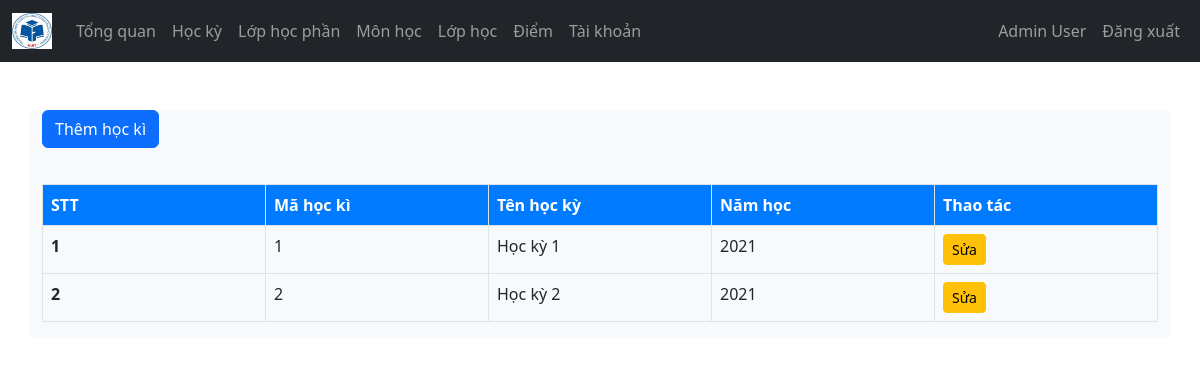
The page /Admin/hocky.php (signed in) on the database its author committed.
### tables this page shows
CREATE TABLE `users` (
  `id_user` varchar(10) NOT NULL,
  `password` varchar(255) NOT NULL,
  `role` varchar(50) NOT NULL CHECK (`role` in ('admin','teacher','student')),
  `ten` varchar(100) DEFAULT NULL,
  `email` varchar(100) DEFAULT NULL,
  `gioi_tinh` varchar(5) DEFAULT NULL,
  `ngay_sinh` date DEFAULT NULL,
  `dia_chi` text DEFAULT NULL,
  `hinh_the` varchar(200) DEFAULT 'undraw_profile.svg',
  `ma_lop` int(11) DEFAULT NULL,
  `khoa` varchar(50) DEFAULT NULL,
  `otp` varchar(10) DEFAULT NULL,
  `otp_verified` tinyint(1) DEFAULT 0
);

CREATE TABLE `hocky` (
  `id_hk` int(11) NOT NULL,
  `ten_hk` varchar(100) NOT NULL,
  `Nam_hoc` int(11) NOT NULL
);

### controller/admin_ctl.php (called while the page is built, shortened)
<?php
$user = $_SESSION['id_user'] ?? null;
function getAdminInfo($user, $conn) {
    $sql = "SELECT * FROM users WHERE id_user = ? AND role = 'admin'";
    $stmt = $conn->prepare($sql);
    $stmt->execute([$user]);
    return $stmt->fetch(PDO::FETCH_ASSOC);
}
function getHocKy($conn) {
    $sql = "SELECT id_hk, ten_hk, Nam_hoc FROM hocky";
    $stmt = $conn->prepare($sql);
    $stmt->execute();
    return $stmt->fetchAll(PDO::FETCH_ASSOC);
}

### Admin/hocky.php (the view, shortened to what this page needs)
<?php
if ( isset($_SESSION['id_user'])  && $_SESSION['role'] == 'admin' ) {
  include "../controller/admin_ctl.php";
$admin = getAdminInfo($user, $conn);
$hocky = getHocKy($conn);
?>
<!DOCTYPE html>
    <html lang="en">
    <head>
      <link rel="stylesheet" href="https://cdn.jsdelivr.net/npm/bootstrap@5.2.0/dist/css/bootstrap.min.css">
      <link rel="stylesheet" href="../css/style1.css">
      <link rel="stylesheet" href="https://cdnjs.cloudflare.com/ajax/libs/font-awesome/4.7.0/css/font-awesome.min.css">
    </head>
    <body>
<?php
            include "navbar.php";
?>
    <?php
      if ($hocky != 0) {
      ?>
       <div class="container mt-5 bg-light">
                <a class="btn btn-primary" href="them_hk.php">Thêm học kì</a>
                <?php
                if ($hocky != 0) {
                ?>
                    <div class="table-responsive">
                        <table class="table table-bordered mt-3  table-hover">
                            <thead>
                                <tr>
                                    <th scope="col">STT</th>
                                    <th scope="col">Mã học kì</th>
                                    <th scope="col">Tên học kỳ</th>
                                    <th scope="col">Năm học</th>
                                    <th scope="col">Thao tác</th>
                                </tr>
                            </thead>
                            <tbody>
                                <?php
                                $i = 1;
                                foreach ($hocky as $lop) {
                                    ?>
                                    <tr>
                                        <th scope="row" class="col-2">
                                            <?php echo $i;
                                            $i++; ?>
                                        </th>
                                        <td scope="row" class="col-2"><?= $lop['id_hk'] ?></td>
                                        <td scope="row" class="col-2"><?= $lop['ten_hk'] ?></td>
                                        <td scope="row" class="col-2"><?= $lop['Nam_hoc'] ?></td>
                                        <td scope="row" class="col-2">
                                        <a href="update_hk.php?id_hk=<?php echo $lop['id_hk'];?>" class="btn btn-warning btn-sm">Sửa</a>
                                        </td>
                                    </tr>
                                <?php } ?>
                            </tbody>
                        </table>
                    </div>
                <?php } ?>
        </body>
        </html>
<?php
    } else {
        header("Location: ../logout.php");
        exit;
    }
} else {
    header("Location: ../logout.php");
    exit;
}
?>

### Admin/navbar.php (shortened to what this page needs)
<nav class="navbar navbar-expand-lg navbar-dark bg-dark">
        <div class="container-fluid">
                <a class="navbar-brand" href="../index.php">
                <img src="../image/logo.png" width="40">
                </a>
                <div class="collapse navbar-collapse" id="navbarSupportedContent">
                    <ul class="navbar-nav me-auto mb-2 mb-lg-0" id="navLinks">
                            <li class="nav-item">
                            <a class="nav-link" aria-current="page" href="index.php">Tổng quan</a>
                            </li>
                            <li class="nav-item">
                            <a class="nav-link" href="hocky.php">Học kỳ</a>
                            </li>
                            <li class="nav-item">
                            <a class="nav-link" href="lophocphan.php">Lớp học phần</a>
                            </li>
                            <li>
                             <a class="nav-link" href="monhoc.php">Môn học </a>
                            </li>
                            <li>
                             <a class="nav-link" href="lophoc.php">Lớp học</a>
                            </li>
                            <li>
                             <a class="nav-link" href="#">Điểm</a>
                            </li>
                            <li class="nav-item">
                            <a class="nav-link" href="taikhoan.php">Tài khoản</a>
                            </li>
                    </ul>
                    <ul class="navbar-nav me-right mb-2 mb-lg-0">
                        <li class="nav-item">
                        <a class="nav-link" href="index.php">
                            <?= $admin['ten'] ?>
                        </a>
                        </li>
                        <li class="nav-item">
                        <a class="nav-link" href="../logout.php">Đăng xuất</a>
                        </li>
                    </ul>
                </div>
        </div>
</nav>

### css/style1.css (style rules this page uses)
.table-responsive { margin-top: 20px; }
.table thead th { background-color: #007bff; color: white; }

### rows shown on the page
users: ten "Admin User"
hocky: id_hk "1", ten_hk "Học kỳ 1", Nam_hoc "2021"
hocky: id_hk "2", ten_hk "Học kỳ 2", Nam_hoc "2021"
